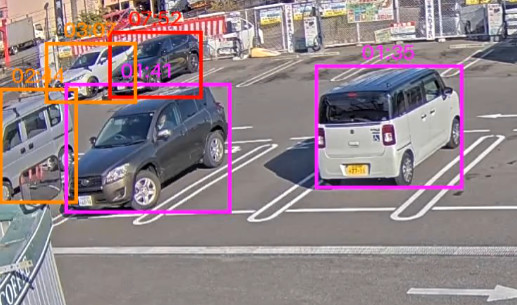

Python code for this plot:
from datetime import datetime, timezone
import math
import subprocess
import sys
import os
import time
import json
from io import BytesIO
from ultralytics import YOLO
from PIL import Image, ImageDraw

# プイビュー用画像の保存パス
PREVIEW_IMAGE_PATH = os.environ["PREVIEW_IMAGE_PATH"]

# 使用するYoloモデルファイルの名前
# パス指定する場合はソースコードからの相対パスで指定
MODEL_FILE_NAME = os.environ["MODEL_FILE_NAME"]

# モデルファイルを絶対パスに変換(このソースコードの場所を起点)
MODEL_FILE_PATH = os.path.join(os.path.dirname(__file__), MODEL_FILE_NAME)

# confidence threshold
# 検出信頼度の閾値(0.0 ~ 1.0)
# これを下回る検出信頼度(confidence score)の検出は、結果に含めない
CONF = 0.3

# Intersection over Union
# 検出BOXの重なり具合(0.0 ~ 1.0)
# YOLOは画像中で同じ物体を複数の候補BOXで検出することがあり、
# その中で、結果として残すBOXを決める閾値 = 重複検出を回避するための閾値
IOU = 0.5

#
# 検出する物体のラベルID
# 複数指定可能（配列で指定)
# Yoloで提供されているモデルを使用する場合は
# COCO(Common Objects in Context)のインデックスを指定する
# (抜粋)
# ID	クラス名
# 0	    person
# 1	    bicycle
# 2	    car
# 3	    motorcycle
# 5	    bus
# 16	dog
# 17	horse
# 18	sheep
# 19	cow
# 21    bear
# 例えば、車、バス、オートバイを検出するには　CLASSES = [2, 3, 4]
#
CLASSES = [2]

#
# 警告静止時間(秒)
# 黄枠で結果画像に描画
WARNING_SEC = 30

#
# アラート静止時間(秒)
# 赤枠で結果画像に描画
ALERT_SEC = 60

#
# オブジェクトの保持時間(秒)
# track処理で検出されなかったオブジェクトを保持しておく時間
# 一度外れても、再度検出された場合に同じと判断されれば、同一のオブジェクトＩＤが付与されるので
# ここで設定された時間はtracking_objects配列に保持しておく
OBJECT_RETENTION_TIME_SEC = 10

def get_frame() -> bytes:
    """
    カメラフレーム画像をJPEGで取得します
    (aicap get_frameコマンド実行)

    Returns:
        bytes : カメラフレーム画像(JPEG)
    """

    try:
        #
        # aicap get_frameコマンド
        # 引数なしの場合は、標準出力にJPEG画像データが返却される
        result = subprocess.run(
            ["aicap", "get_frame"],
            check=True,
            stdout=subprocess.PIPE,
            stderr=subprocess.PIPE
        )
        return result.stdout
    
    except subprocess.CalledProcessError as e:
        raise RuntimeError(
            f"Command failed (exit code {e.returncode}): "
            f"{e.stderr.decode(errors='ignore')}"
        ) from e
    

def push(timestamp: int, image: bytes, result: dict):
    """
    Push通知を行います
    (aicap pushコマンド実行)

    Args:
        timestamp (int) : 時間(Unixtime)
        image (bytes)   : 画像
        result (dict)   : 結果情報

    Returns:
        なし
    """
    #
    # aicap pushコマンド
    # -i を　"-"　で指定すると、標準入力(stdin)から画像データを受け取る
    cmd = [
        "aicap", "push",
        "-t", str(timestamp),
        "-i", "-",         # -i - で stdin から画像を受け取る
        "-J", json.dumps(result)
    ]

    try:
        result = subprocess.run(
            cmd,
            check=True,
            input=image, # 画像バイナリを stdin に渡す
            stdout=subprocess.PIPE,
            stderr=subprocess.PIPE
        )
    
    except subprocess.CalledProcessError as e:
        raise RuntimeError(
            f"Command failed (exit code {e.returncode}): "
            f"{e.stderr.decode(errors='ignore')}"
        ) from e
    

def create_result_jpeg(img : Image, tracking_objects : list) -> bytes:
    """
    tracking_objectsの内容を画像に書き込みます
    
    Args:
        img (Image)   : カメラフレーム画像のPIL Image
        tracking_objects (list) : トラッキングオブジェクトを格納した配列

    Returns:
        bytes : 結果を書き込んだJPEG画像
    """
   
    draw = ImageDraw.Draw(img)
    font_size = 30 # 静止時間を書き込む際の文字の大きさ

    for p in tracking_objects:

        if not p["tracked"]:
            continue

        stay_sec = p["stay_sec"]

        # 枠の色を決める
        if stay_sec < WARNING_SEC:
            cr = (255, 255, 255)
        elif stay_sec < ALERT_SEC:
            cr = (255, 255, 0)
        else:
            cr = (255, 0, 0)

        # 静止時間
        hour = math.floor(stay_sec / 60 / 60)
        min = math.floor(stay_sec / 60) - hour * 60
        sec = math.floor(stay_sec%60)
        parking_time = str(min).zfill(2) + ":" + str(sec).zfill(2)
        if hour > 0:
            parking_time = str(hour) + ":" + parking_time

        text = f'{parking_time}'

        x1 = p["box"]["x1"]
        y1 = p["box"]["y1"]
        x2 = p["box"]["x2"]
        y2 = p["box"]["y2"]

        draw.rectangle((x1, y1, x2, y2), fill=None, outline=cr, width=5)

        text_box = draw.textbbox((x1, y1), text, font_size=font_size, anchor='lt')
        draw.rectangle(text_box, fill=cr, outline=None)
        draw.text((x1, y1), text, fill=(0,0,0), font_size=font_size, anchor='lt')

    dst = BytesIO()
    img.save(dst, format='JPEG', quality=75)
    dst.seek(0)

    return dst.getvalue()


def parse_results(results : list, timestamp : int, tracking_objects : list):
    """
    trackの結果をtracking_objectsに設定します。
    
    Args:
        results (list)   : trackの処理結果
        timestamp (int)  : 時間(Unixtime)
        tracking_objects (list) : トラッキングオブジェクトを格納した配列

    """

    # いったんすべてのオブジェクトのtrackedをFalseで初期化
    for p in tracking_objects:
        p["tracked"] = False

    for box in reversed(results[0].boxes):

        if box.id is None:
            continue

        # 結果を扱いやすいように成形
        id = int(box.id)
        cls = box.cls.tolist()
        conf = box.conf.tolist()
        r = box.xyxy.tolist()

        x1 = int(r[0][0])
        y1 = int(r[0][1])
        x2 = int(r[0][2])
        y2 = int(r[0][3])

        pos_x = int(x1 + (x2 - x1) / 2)
        pos_y = int(y1 + (y2 - y1) / 2)

        # 今回の処理で検出されたオブジェクトのIDが
        # tracking_objectsに存在するかどうかを確認
        p = next((t for t in tracking_objects if t["id"] == id), None)

        if p is None:
            # 初めて検知されたオブジェクトなので
            # 新規に追加

            p = {
                    "id" : id, 
                    "pos" : {"x" : pos_x, "y" : pos_y}, 
                    "box" : {"x1" : x1, "y1" : y1, "x2" : x2, "y2" : y2}, 
                    "prev_timestamp" : timestamp, 
                    "stay_sec" : 0, # 0秒から開始
                    "state" : "stay", 
                    "conf" : conf[0],
                    "cls" : int(cls[0]),
                    "tracked" : True
                }
            
            tracking_objects.append(p)

        else:
            # すでにトラッキングされているオブジェクトが
            # 今回の処理でも見つかったので
            # 情報を更新

            p["tracked"] = True
            p["conf"] = conf[0]

            prev_x = p["pos"]["x"]
            prev_y = p["pos"]["y"]

            #
            # 前回から動いているか？
            # 10ピクセル以上動いていたら動いたと判断
            move_x = abs(prev_x - pos_x)
            move_y = abs(prev_y - pos_y)
            move = move_x > 10 or move_y > 10

            p["pos"] = {"x" : pos_x, "y" : pos_y}
            p["box"] = {"x1" : x1, "y1" : y1, "x2" : x2, "y2" : y2}

            if move:
                p["state"] = "move"
            else:
                # 静止している場合は静止時間を加算
                p["stay_sec"] = p["stay_sec"] + timestamp - p["prev_timestamp"]
                p["state"] = "stay"

            p["prev_timestamp"] = timestamp


def main():

    # トラッキングオブジェクト情報を格納する配列
    tracking_objects = []

    frame_w = 0
    frame_h = 0

    while True:

        try:
            # ビデオ映像取得
            frame = get_frame()
            timestamp = int(datetime.now(tz=timezone.utc).timestamp())

            # PLI Imageに変換
            img = Image.open(BytesIO(frame))

            # 画像サイズが変わったらモデルの最初期化を行う
            if img.width != frame_w or img.height != frame_h:
                model = YOLO(model=MODEL_FILE_PATH)
                frame_w = img.width
                frame_h = img.height
                tracking_objects = []

            # トラッキング実行
            results = model.track(
                img, 
                conf=CONF, 
                iou=IOU, 
                persist=True,
                classes=CLASSES, 
                verbose=True)

            # 結果を確認し、tracking_objects配列に格納する
            parse_results(results, timestamp, tracking_objects)

            # 結果を書き込んだJPEG画像の生成
            frame = create_result_jpeg(img, tracking_objects)

            # ALERT_SECを超えているオブジェクトがあればPush通知
            if len([p for p in tracking_objects if p["stay_sec"] > ALERT_SEC]) > 0:

                # PUSH通知
                # エラーはここでキャッチしてそのまま処理を流す
                try:
                    push(timestamp, frame, tracking_objects)
                except Exception as e:
                    print(str(e))    


            # 時間がたったオブジェクトは削除する
            tracking_objects = [p for p in tracking_objects if timestamp - p["prev_timestamp"] < OBJECT_RETENTION_TIME_SEC]

            # 結果確認用のプレビューイメージの保存
            with open(PREVIEW_IMAGE_PATH, 'wb') as f:
                f.write(frame)

            time.sleep(0.1)  # フレームレート制御

        except KeyboardInterrupt:
            print("Received SIGINT (Ctrl+C), exiting...")
            sys.exit(0)

        except Exception as e:
            print(str(e))    
            time.sleep(5)


if __name__ == "__main__":
    main()
